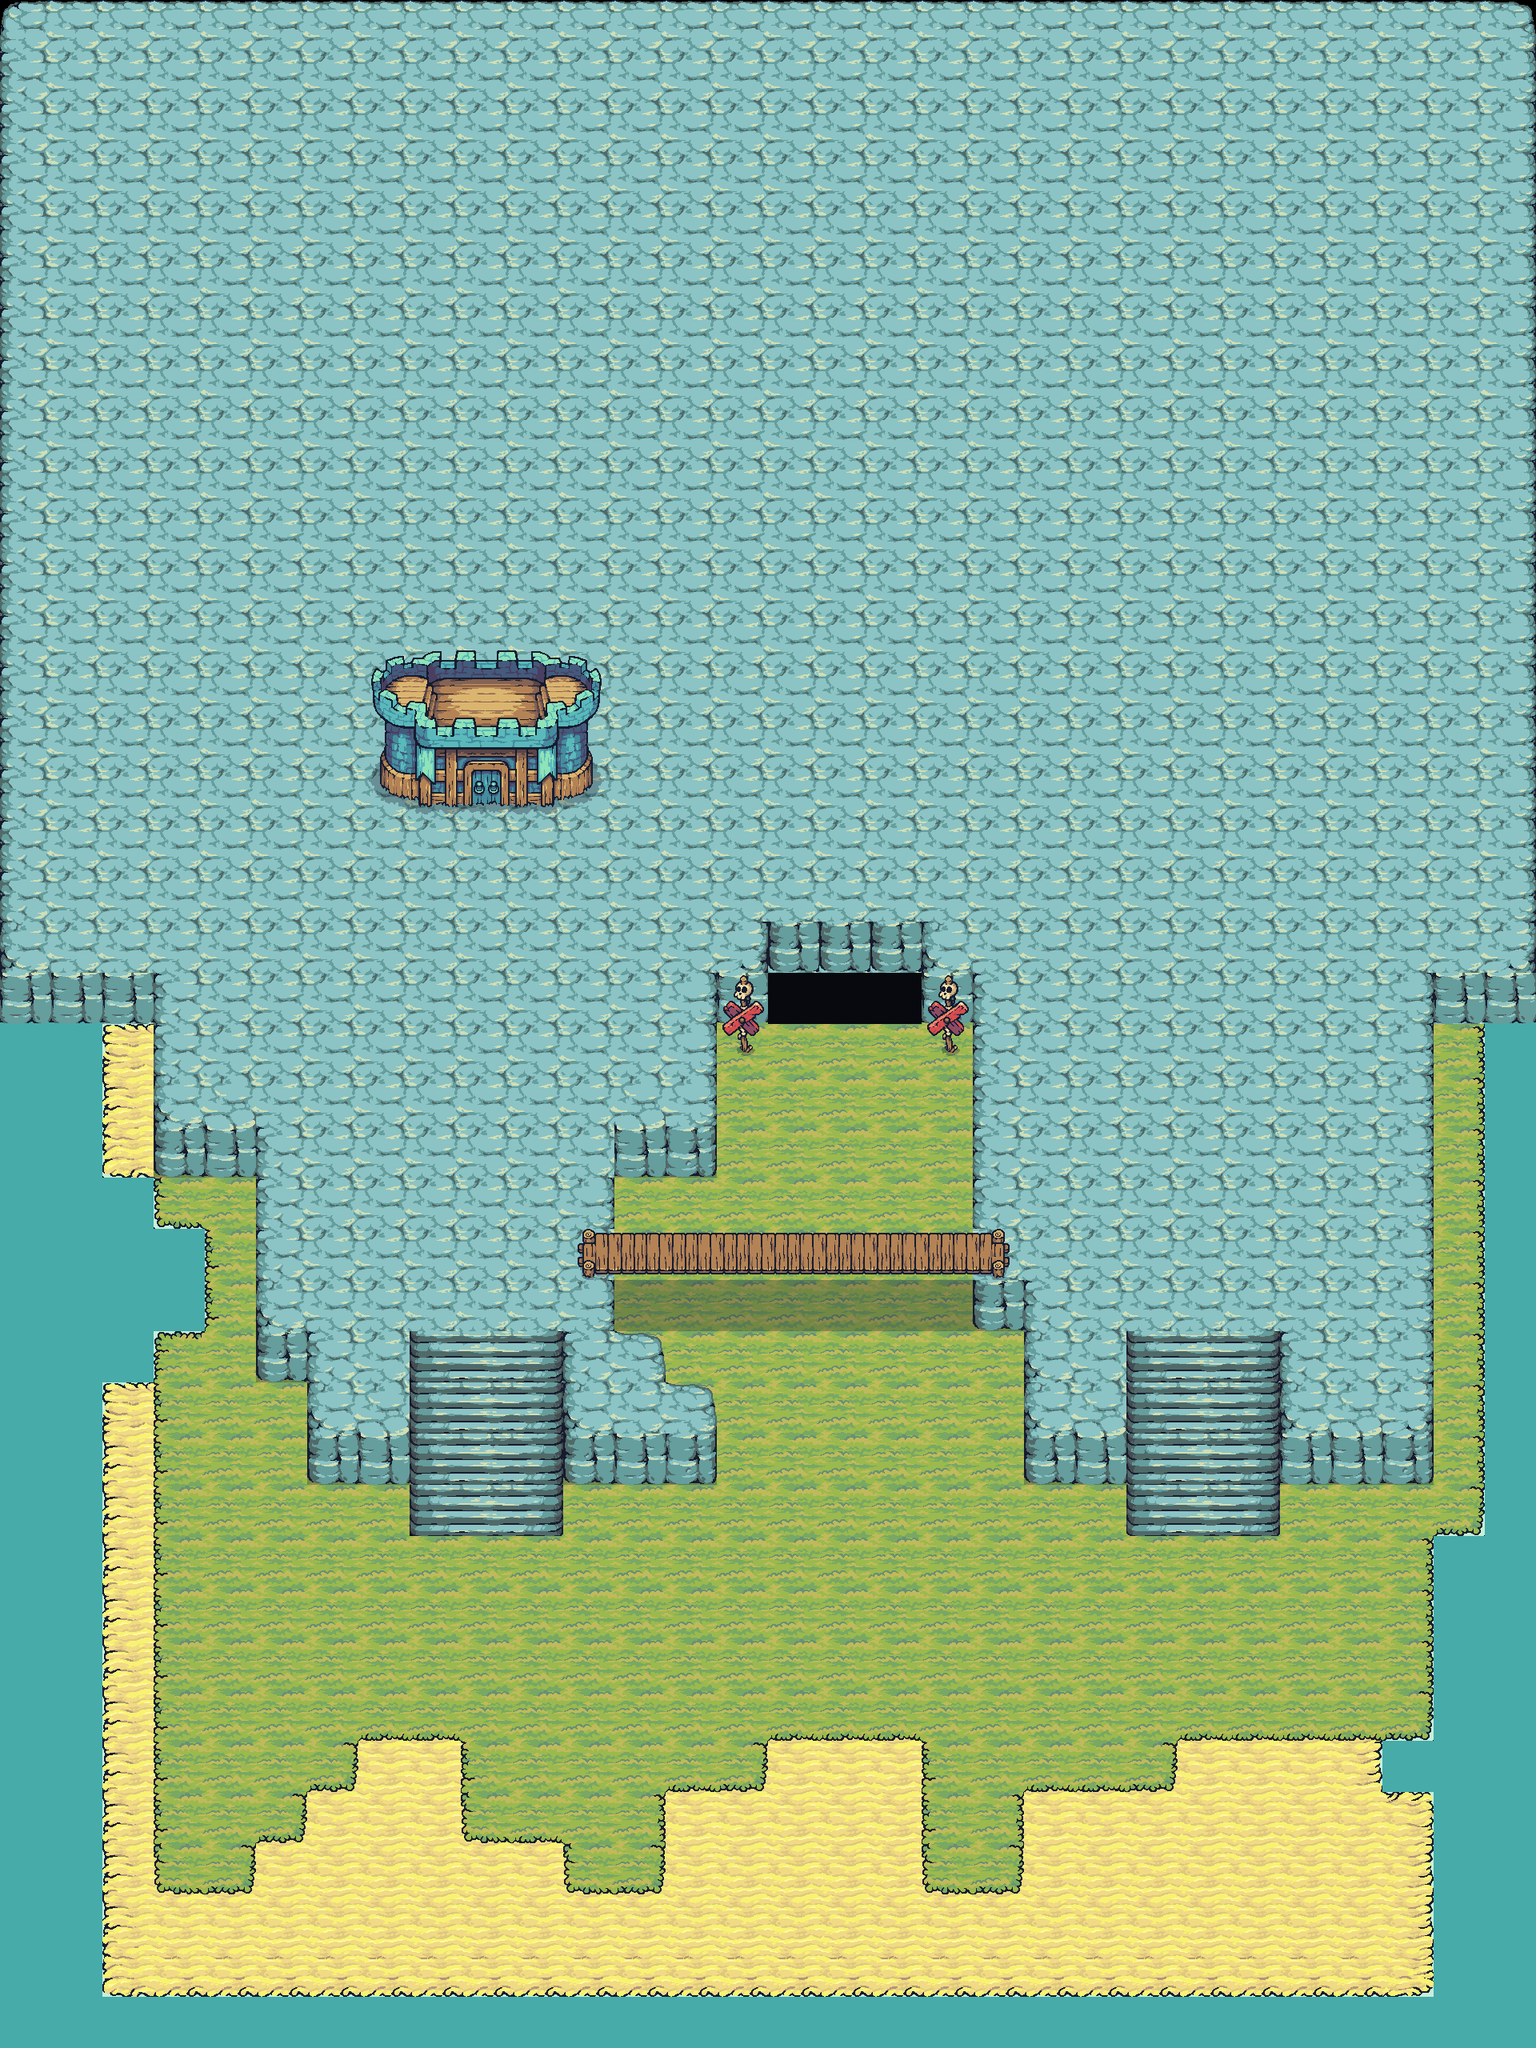

This is a level from a 2D game, rendered from its Tiled map with the project's own tilesets. A one-line summary and the map file follow, with tile-layer data summarised:
An orthogonal 30x40 tile map with 64x64 px tiles, 7 tile layers (under, shadows, walls, base, ...), 10 tilesets.

<map version="1.10" tiledversion="1.10.2" orientation="orthogonal" renderorder="right-down" width="30" height="40" tilewidth="64" tileheight="64" infinite="0" nextlayerid="13" nextobjectid="57">
 <editorsettings>
  <export target="../src/Levels/level01.json" format="json" />
 </editorsettings>
 <tileset firstgid="1" name="ground" tilewidth="64" tileheight="64" tilecount="40" columns="10">
  <image source="../public/Terrain/Ground/Tilemap_Flat.png" width="640" height="256" />
  <tile id="0">
   <properties>
    <property name="collides" type="bool" value="false" />
   </properties>
  </tile>
  <tile id="1">
   <properties>
    <property name="collides" type="bool" value="false" />
   </properties>
  </tile>
  <tile id="2">
   <properties>
    <property name="collides" type="bool" value="false" />
   </properties>
  </tile>
  <tile id="3">
   <properties>
    <property name="collides" type="bool" value="false" />
   </properties>
  </tile>
  <tile id="4">
   <properties>
    <property name="collides" type="bool" value="false" />
   </properties>
  </tile>
  <tile id="5">
   <properties>
    <property name="collides" type="bool" value="false" />
   </properties>
  </tile>
  <tile id="6">
   <properties>
    <property name="collides" type="bool" value="false" />
   </properties>
  </tile>
  <tile id="7">
   <properties>
    <property name="collides" type="bool" value="false" />
   </properties>
  </tile>
  <tile id="8">
   <properties>
    <property name="collides" type="bool" value="false" />
   </properties>
  </tile>
  <tile id="9">
   <properties>
    <property name="collides" type="bool" value="false" />
   </properties>
  </tile>
  <tile id="10">
   <properties>
    <property name="collides" type="bool" value="false" />
   </properties>
  </tile>
  <tile id="11">
   <properties>
    <property name="collides" type="bool" value="false" />
   </properties>
  </tile>
  <tile id="12">
   <properties>
    <property name="collides" type="bool" value="false" />
   </properties>
  </tile>
  <tile id="13">
   <properties>
    <property name="collides" type="bool" value="false" />
   </properties>
  </tile>
  <tile id="14">
   <properties>
    <property name="collides" type="bool" value="false" />
   </properties>
  </tile>
  <tile id="15">
   <properties>
    <property name="collides" type="bool" value="false" />
   </properties>
  </tile>
  <tile id="16">
   <properties>
    <property name="collides" type="bool" value="false" />
   </properties>
  </tile>
  <tile id="17">
   <properties>
    <property name="collides" type="bool" value="false" />
   </properties>
  </tile>
  <tile id="18">
   <properties>
    <property name="collides" type="bool" value="false" />
   </properties>
  </tile>
  <tile id="19">
   <properties>
    <property name="collides" type="bool" value="false" />
   </properties>
  </tile>
  <tile id="20">
   <properties>
    <property name="collides" type="bool" value="false" />
   </properties>
  </tile>
  <tile id="21">
   <properties>
    <property name="collides" type="bool" value="false" />
   </properties>
  </tile>
  <tile id="22">
   <properties>
    <property name="collides" type="bool" value="false" />
   </properties>
  </tile>
  <tile id="23">
   <properties>
    <property name="collides" type="bool" value="false" />
   </properties>
  </tile>
  <tile id="24">
   <properties>
    <property name="collides" type="bool" value="false" />
   </properties>
  </tile>
  <tile id="25">
   <properties>
    <property name="collides" type="bool" value="false" />
   </properties>
  </tile>
  <tile id="26">
   <properties>
    <property name="collides" type="bool" value="false" />
   </properties>
  </tile>
  <tile id="27">
   <properties>
    <property name="collides" type="bool" value="false" />
   </properties>
  </tile>
  <tile id="28">
   <properties>
    <property name="collides" type="bool" value="false" />
   </properties>
  </tile>
  <tile id="29">
   <properties>
    <property name="collides" type="bool" value="false" />
   </properties>
  </tile>
  <tile id="30">
   <properties>
    <property name="collides" type="bool" value="false" />
   </properties>
  </tile>
  <tile id="31">
   <properties>
    <property name="collides" type="bool" value="false" />
   </properties>
  </tile>
  <tile id="32">
   <properties>
    <property name="collides" type="bool" value="false" />
   </properties>
  </tile>
  <tile id="33">
   <properties>
    <property name="collides" type="bool" value="false" />
   </properties>
  </tile>
  <tile id="34">
   <properties>
    <property name="collides" type="bool" value="false" />
   </properties>
  </tile>
  <tile id="35">
   <properties>
    <property name="collides" type="bool" value="false" />
   </properties>
  </tile>
  <tile id="36">
   <properties>
    <property name="collides" type="bool" value="false" />
   </properties>
  </tile>
  <tile id="37">
   <properties>
    <property name="collides" type="bool" value="false" />
   </properties>
  </tile>
  <tile id="38">
   <properties>
    <property name="collides" type="bool" value="false" />
   </properties>
  </tile>
  <tile id="39">
   <properties>
    <property name="collides" type="bool" value="false" />
   </properties>
  </tile>
 </tileset>
 <tileset firstgid="41" name="water" tilewidth="64" tileheight="64" tilecount="1" columns="1">
  <image source="../public/Terrain/Water/Water.png" width="64" height="64" />
  <tile id="0">
   <properties>
    <property name="collides" type="bool" value="true" />
   </properties>
  </tile>
 </tileset>
 <tileset firstgid="42" name="Elevation" tilewidth="64" tileheight="64" tilecount="32" columns="4">
  <image source="../public/Terrain/Ground/Tilemap_Elevation.png" width="256" height="512" />
  <tile id="0">
   <properties>
    <property name="collides" type="bool" value="true" />
   </properties>
  </tile>
  <tile id="1">
   <properties>
    <property name="collides" type="bool" value="true" />
   </properties>
  </tile>
  <tile id="2">
   <properties>
    <property name="collides" type="bool" value="true" />
   </properties>
  </tile>
  <tile id="3">
   <properties>
    <property name="collides" type="bool" value="false" />
   </properties>
  </tile>
  <tile id="4">
   <properties>
    <property name="collides" type="bool" value="true" />
   </properties>
  </tile>
  <tile id="5">
   <properties>
    <property name="collides" type="bool" value="false" />
   </properties>
  </tile>
  <tile id="6">
   <properties>
    <property name="collides" type="bool" value="true" />
   </properties>
  </tile>
  <tile id="7">
   <properties>
    <property name="collides" type="bool" value="false" />
   </properties>
  </tile>
  <tile id="8">
   <properties>
    <property name="collides" type="bool" value="true" />
   </properties>
  </tile>
  <tile id="9">
   <properties>
    <property name="collides" type="bool" value="false" />
   </properties>
  </tile>
  <tile id="10">
   <properties>
    <property name="collides" type="bool" value="true" />
   </properties>
  </tile>
  <tile id="11">
   <properties>
    <property name="collides" type="bool" value="false" />
   </properties>
  </tile>
  <tile id="12">
   <properties>
    <property name="collides" type="bool" value="true" />
   </properties>
  </tile>
  <tile id="13">
   <properties>
    <property name="collides" type="bool" value="true" />
   </properties>
  </tile>
  <tile id="14">
   <properties>
    <property name="collides" type="bool" value="true" />
   </properties>
  </tile>
  <tile id="15">
   <properties>
    <property name="collides" type="bool" value="true" />
   </properties>
  </tile>
  <tile id="16">
   <properties>
    <property name="collides" type="bool" value="false" />
   </properties>
  </tile>
  <tile id="17">
   <properties>
    <property name="collides" type="bool" value="false" />
   </properties>
  </tile>
  <tile id="18">
   <properties>
    <property name="collides" type="bool" value="false" />
   </properties>
  </tile>
  <tile id="19">
   <properties>
    <property name="collides" type="bool" value="false" />
   </properties>
  </tile>
  <tile id="20">
   <properties>
    <property name="collides" type="bool" value="true" />
   </properties>
  </tile>
  <tile id="21">
   <properties>
    <property name="collides" type="bool" value="true" />
   </properties>
  </tile>
  <tile id="22">
   <properties>
    <property name="collides" type="bool" value="true" />
   </properties>
  </tile>
  <tile id="23">
   <properties>
    <property name="collides" type="bool" value="true" />
   </properties>
  </tile>
  <tile id="24">
   <properties>
    <property name="collides" type="bool" value="false" />
   </properties>
  </tile>
  <tile id="25">
   <properties>
    <property name="collides" type="bool" value="false" />
   </properties>
  </tile>
  <tile id="26">
   <properties>
    <property name="collides" type="bool" value="false" />
   </properties>
  </tile>
  <tile id="27">
   <properties>
    <property name="collides" type="bool" value="false" />
   </properties>
  </tile>
  <tile id="28">
   <properties>
    <property name="collides" type="bool" value="false" />
   </properties>
  </tile>
  <tile id="29">
   <properties>
    <property name="collides" type="bool" value="false" />
   </properties>
  </tile>
  <tile id="30">
   <properties>
    <property name="collides" type="bool" value="false" />
   </properties>
  </tile>
  <tile id="31">
   <properties>
    <property name="collides" type="bool" value="false" />
   </properties>
  </tile>
 </tileset>
 <tileset firstgid="74" name="Shadows" tilewidth="64" tileheight="64" tilecount="9" columns="3">
  <image source="../public/Terrain/Ground/Shadows.png" width="192" height="192" />
 </tileset>
 <tileset firstgid="83" name="Bridges" tilewidth="64" tileheight="64" tilecount="12" columns="3">
  <image source="../public/Terrain/Bridge/Bridge_All.png" width="192" height="256" />
 </tileset>
 <tileset firstgid="95" name="water-Foam" tilewidth="64" tileheight="64" tilecount="72" columns="24">
  <image source="../public/Terrain/Water/Foam/Foam.png" width="1536" height="192" />
 </tileset>
 <tileset firstgid="167" name="Dead" tilewidth="128" tileheight="128" tilecount="14" columns="7">
  <image source="../public/Factions/Knights/Troops/Dead/Dead.png" width="896" height="256" />
  <tile id="9">
   <properties>
    <property name="collides" type="bool" value="true" />
   </properties>
  </tile>
 </tileset>
 <tileset firstgid="181" name="Castle_Blue" tilewidth="64" tileheight="64" tilecount="20" columns="5">
  <image source="../public/Factions/Knights/Buildings/Castle/Castle_Blue.png" width="320" height="256" />
  <tile id="0">
   <properties>
    <property name="collides" type="bool" value="true" />
   </properties>
  </tile>
  <tile id="1">
   <properties>
    <property name="collides" type="bool" value="true" />
   </properties>
  </tile>
  <tile id="2">
   <properties>
    <property name="collides" type="bool" value="true" />
   </properties>
  </tile>
  <tile id="3">
   <properties>
    <property name="collides" type="bool" value="true" />
   </properties>
  </tile>
  <tile id="4">
   <properties>
    <property name="collides" type="bool" value="true" />
   </properties>
  </tile>
  <tile id="5">
   <properties>
    <property name="collides" type="bool" value="true" />
   </properties>
  </tile>
  <tile id="6">
   <properties>
    <property name="collides" type="bool" value="true" />
   </properties>
  </tile>
  <tile id="7">
   <properties>
    <property name="collides" type="bool" value="true" />
   </properties>
  </tile>
  <tile id="8">
   <properties>
    <property name="collides" type="bool" value="true" />
   </properties>
  </tile>
  <tile id="9">
   <properties>
    <property name="collides" type="bool" value="true" />
   </properties>
  </tile>
  <tile id="10">
   <properties>
    <property name="collides" type="bool" value="true" />
   </properties>
  </tile>
  <tile id="11">
   <properties>
    <property name="collides" type="bool" value="true" />
   </properties>
  </tile>
  <tile id="12">
   <properties>
    <property name="collides" type="bool" value="true" />
   </properties>
  </tile>
  <tile id="13">
   <properties>
    <property name="collides" type="bool" value="true" />
   </properties>
  </tile>
  <tile id="14">
   <properties>
    <property name="collides" type="bool" value="true" />
   </properties>
  </tile>
  <tile id="15">
   <properties>
    <property name="collides" type="bool" value="true" />
   </properties>
  </tile>
  <tile id="16">
   <properties>
    <property name="collides" type="bool" value="true" />
   </properties>
  </tile>
  <tile id="17">
   <properties>
    <property name="collides" type="bool" value="true" />
   </properties>
  </tile>
  <tile id="18">
   <properties>
    <property name="collides" type="bool" value="true" />
   </properties>
  </tile>
  <tile id="19">
   <properties>
    <property name="collides" type="bool" value="true" />
   </properties>
  </tile>
 </tileset>
 <tileset firstgid="201" name="Goblin_House" tilewidth="64" tileheight="64" tilecount="6" columns="2">
  <image source="../public/Factions/Goblins/Buildings/Wood_House/Goblin_House.png" width="128" height="192" />
  <tile id="0">
   <properties>
    <property name="collides" type="bool" value="true" />
   </properties>
  </tile>
  <tile id="1">
   <properties>
    <property name="collides" type="bool" value="true" />
   </properties>
  </tile>
  <tile id="2">
   <properties>
    <property name="collides" type="bool" value="true" />
   </properties>
  </tile>
  <tile id="3">
   <properties>
    <property name="collides" type="bool" value="true" />
   </properties>
  </tile>
 </tileset>
 <tileset firstgid="207" name="boss_sign" tilewidth="64" tileheight="64" tilecount="2" columns="1">
  <image source="../public/Deco/16.png" width="64" height="128" />
  <tile id="0">
   <properties>
    <property name="clickable" type="bool" value="true" />
    <property name="collides" type="bool" value="true" />
   </properties>
  </tile>
  <tile id="1">
   <properties>
    <property name="clickable" type="bool" value="true" />
    <property name="collides" type="bool" value="true" />
   </properties>
  </tile>
 </tileset>
 <layer id="3" name="under" width="30" height="40">
  <data>[1200 cells, 169 non-empty, 10 distinct tile ids]</data>
 </layer>
 <layer id="5" name="shadows" width="30" height="40">
  <data>[1200 cells, 42 non-empty, 2 distinct tile ids]</data>
 </layer>
 <layer id="6" name="walls" width="30" height="40">
  <data>[1200 cells, 157 non-empty, 11 distinct tile ids]</data>
 </layer>
 <layer id="1" name="base" width="30" height="40">
  <data>[1200 cells, 1061 non-empty, 27 distinct tile ids]</data>
 </layer>
 <layer id="2" name="above" width="30" height="40">
  <data>[1200 cells, 117 non-empty, 33 distinct tile ids]</data>
 </layer>
 <layer id="11" name="trigger" width="30" height="40">
  <data>[1200 cells, 1 non-empty, 1 distinct tile ids]</data>
 </layer>
 <layer id="12" name="bossWarn" width="30" height="40">
  <data>[1200 cells, 4 non-empty, 2 distinct tile ids]</data>
 </layer>
</map>
